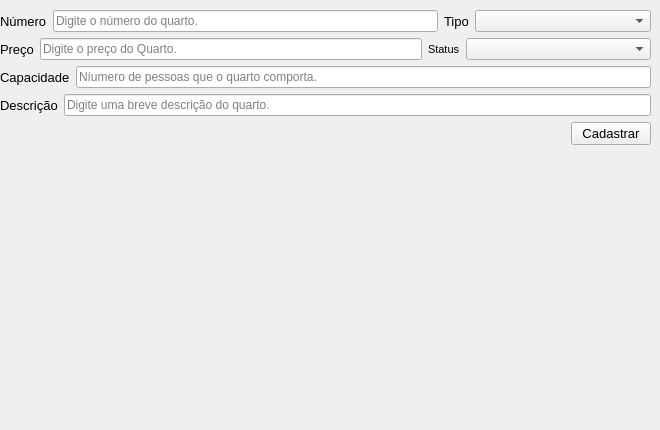
       <widget class="QWidget" name="page_20">
        <widget class="QWidget" name="layoutWidget">
         <property name="geometry">
          <rect>
           <x>0</x>
           <y>10</y>
           <width>651</width>
           <height>411</height>
          </rect>
         </property>
         <layout class="QVBoxLayout" name="verticalLayout_28">
          <item>
           <layout class="QHBoxLayout" name="horizontalLayout_31">
            <item>
             <widget class="QLabel" name="label_83">
              <property name="font">
               <font>
                <pointsize>10</pointsize>
               </font>
              </property>
              <property name="text">
               <string>Número</string>
              </property>
             </widget>
            </item>
            <item>
             <widget class="QLineEdit" name="linha_numero_quarto">
              <property name="inputMask">
               <string/>
              </property>
              <property name="placeholderText">
               <string>Digite o número do quarto.</string>
              </property>
             </widget>
            </item>
            <item>
             <widget class="QLabel" name="label_84">
              <property name="font">
               <font>
                <pointsize>10</pointsize>
               </font>
              </property>
              <property name="text">
               <string>Tipo</string>
              </property>
             </widget>
            </item>
            <item>
             <widget class="QComboBox" name="combo_tipo">
              <property name="font">
               <font>
                <pointsize>8</pointsize>
               </font>
              </property>
              <property name="placeholderText" stdset="0">
               <string>Selecione o Modelo de Quarto</string>
              </property>
              <item>
               <property name="text">
                <string>Master</string>
               </property>
              </item>
              <item>
               <property name="text">
                <string>Luxo</string>
               </property>
              </item>
              <item>
               <property name="text">
                <string>Suíte</string>
               </property>
              </item>
              <item>
               <property name="text">
                <string>Simples</string>
               </property>
              </item>
              <item>
               <property name="text">
                <string>Duplo</string>
               </property>
              </item>
             </widget>
            </item>
           </layout>
          </item>
          <item>
           <layout class="QHBoxLayout" name="horizontalLayout_35">
            <item>
             <widget class="QLabel" name="label_86">
              <property name="font">
               <font>
                <pointsize>10</pointsize>
               </font>
              </property>
              <property name="text">
               <string>Preço</string>
              </property>
             </widget>
            </item>
            <item>
             <widget class="QLineEdit" name="linha_preco">
              <property name="placeholderText">
               <string>Digite o preço do Quarto.</string>
              </property>
             </widget>
            </item>
            <item>
             <widget class="QLabel" name="label_85">
              <property name="maximumSize">
               <size>
                <width>65</width>
                <height>16777215</height>
               </size>
              </property>
              <property name="font">
               <font>
                <pointsize>8</pointsize>
               </font>
              </property>
              <property name="text">
               <string>Status</string>
              </property>
             </widget>
            </item>
            <item>
             <widget class="QComboBox" name="combo_stts">
              <property name="placeholderText" stdset="0">
               <string>Selecione o status do quarto</string>
              </property>
              <item>
               <property name="text">
                <string>Disponível</string>
               </property>
              </item>
              <item>
               <property name="text">
                <string>Ocupado</string>
               </property>
              </item>
              <item>
               <property name="text">
                <string>Em manutenção</string>
               </property>
              </item>
             </widget>
            </item>
           </layout>
          </item>
          <item>
           <layout class="QHBoxLayout" name="horizontalLayout_36">
            <item>
             <widget class="QLabel" name="label_87">
              <property name="font">
               <font>
                <pointsize>10</pointsize>
               </font>
              </property>
              <property name="text">
               <string>Capacidade</string>
              </property>
             </widget>
            </item>
            <item>
             <widget class="QLineEdit" name="linha_capacidade">
              <property name="placeholderText">
               <string>Níumero de pessoas que o quarto comporta.</string>
              </property>
             </widget>
            </item>
           </layout>
          </item>
          <item>
           <layout class="QHBoxLayout" name="horizontalLayout_37">
            <item>
             <widget class="QLabel" name="label_88">
              <property name="font">
               <font>
                <pointsize>10</pointsize>
               </font>
              </property>
              <property name="text">
               <string>Descrição</string>
              </property>
             </widget>
            </item>
            <item>
             <widget class="QLineEdit" name="linha_desc">
              <property name="placeholderText">
               <string>Digite uma breve descrição do quarto.</string>
              </property>
             </widget>
            </item>
           </layout>
          </item>
          <item>
           <layout class="QHBoxLayout" name="horizontalLayout_46">
            <item>
             <spacer name="horizontalSpacer_15">
              <property name="orientation">
               <enum>Qt::Horizontal</enum>
              </property>
              <property name="sizeHint" stdset="0">
               <size>
                <width>40</width>
                <height>20</height>
               </size>
              </property>
             </spacer>
            </item>
            <item>
             <widget class="QPushButton" name="btn_cadastrar_quarto">
              <property name="font">
               <font>
                <pointsize>10</pointsize>
                <weight>50</weight>
                <bold>false</bold>
               </font>
              </property>
              <property name="text">
               <string>Cadastrar</string>
              </property>
             </widget>
            </item>
           </layout>
          </item>
          <item>
           <spacer name="verticalSpacer_25">
            <property name="orientation">
             <enum>Qt::Vertical</enum>
            </property>
            <property name="sizeHint" stdset="0">
             <size>
              <width>20</width>
              <height>40</height>
             </size>
            </property>
           </spacer>
          </item>
         </layout>
        </widget>
       </widget>
